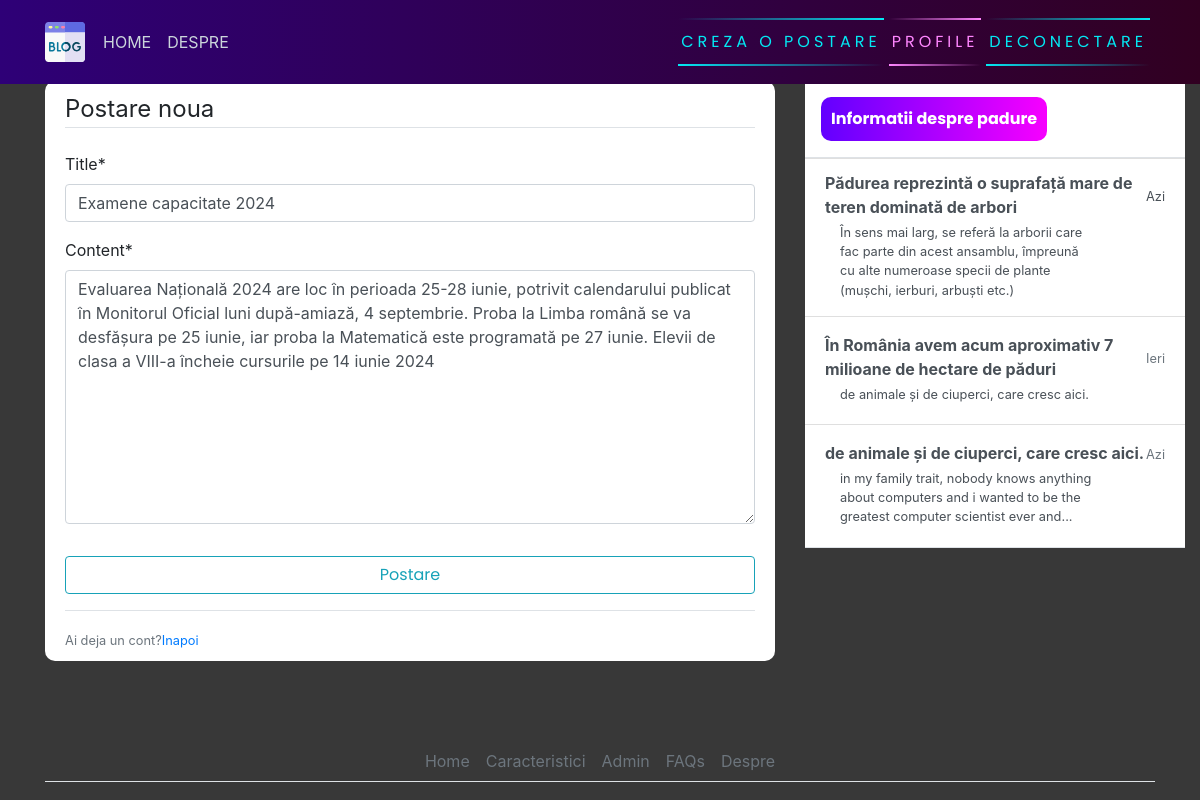
Page /post/1/update (signed in) on the committed database.
### blog/models.py (models this page shows, shortened)
class Post(models.Model):
    title = models.CharField(max_length=200)
    content = models.TextField()
    date_posted = models.DateTimeField(default=timezone.now())
    author = models.ForeignKey(User, on_delete=models.CASCADE)

### blog/views.py (the view, shortened to what this page needs)
# urls.py: path('post/<int:pk>/update', PostUpdateView.as_view(), name="blog-update"),
class PostUpdateView(LoginRequiredMixin, UserPassesTestMixin, UpdateView):
    model = Post
    fields = ['title', 'content']
    def test_func(self):
        post = self.get_object()
        if self.request.user == post.author:
            return True
        return False

### blog/templates/blog/post_form.html (shortened to what this page needs)
{% extends 'blog/base.html' %}
{% load crispy_forms_tags %}
{% block content %}
    <div class="content-section">
        <form action="" method="post">
            <fieldset class="form-group">
                <legend class="border-bottom mb-4">Postare noua</legend>
                {{ form|crispy }}
            </fieldset>
            <div class="form-group">
                <button class="btn btn-outline-info" type="submit">Postare</button>
            </div>
        </form>
        <div class="border-top pt-3">
            <small class="text-muted">Ai deja un cont?<a href="{% url 'blog-home' %}">Inapoi</a></small>
        </div>
    </div>
{% endblock content %}

### blog/static/blog/main.css (style rules this page uses)
body { background-color: rgb(56, 56, 56); margin-top: 5rem; background-size: contain; background-repeat: no-repeat; }
.content-section { background: #ffffff; padding: 10px 20px; border-radius: 10px; margin-bottom: 20px; }
button { font-family: 'Poppins', sans-serif; border: none; outline: 0; display: inline-block; padding: 8px; color: white; background-color: #000; text-align: center; cursor: pointer; width: 100%; font-size: 18px; transition: 1s; background: linear-gradient(270deg, rgb(247, 0, 255) 0%, rgb(98, 0, 255) 100%); }

### rows in the picture
Post: title "Examene capacitate 2024", content "Evaluarea Națională 2024 are loc în perioada 25-28 iunie, potrivit calendarului publicat în Monitorul Oficial luni după-amiază, 4 septembrie. Proba la Limba română se va desfășura pe 25 iunie, iar proba la Matematică este programată pe 27 iunie. Elevii de clasa a VIII-a încheie cursurile pe 14 iunie 2024"
